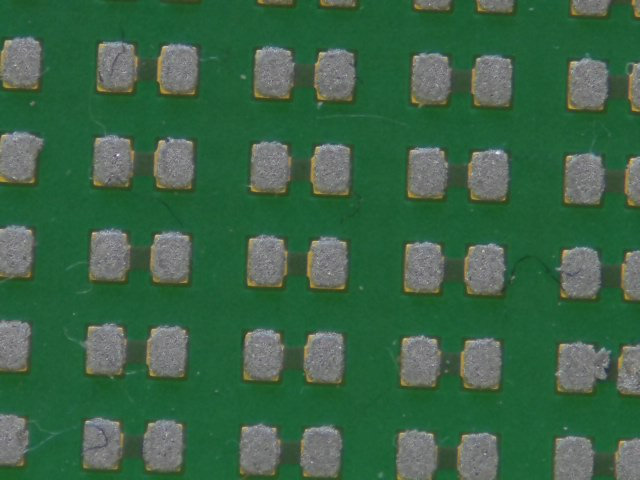
#> input picture opencv_frame_0.png, 640 x 480 px
$ python 'rectangle detection from image.py'
#> lines starting #> are read from the running program, lines starting #| are printed output that depends on the picture; after the words box and inside, x2 and y2 are one past the last pixel; in counts of white or black regions, pixels touching at a corner belong together
import cv2
import numpy as np

img = cv2.imread('opencv_frame_0.png')
#> img is the input picture: shape (480, 640, 3); mean B, G, R 69.8, 100.1, 57

gray_img = cv2.cvtColor(img, cv2.COLOR_BGR2GRAY)
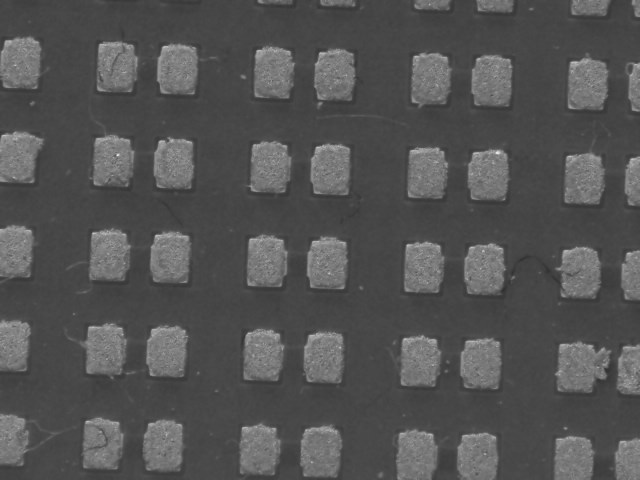
#> gray_img: shape (480, 640); min 45, max 235, mean 83.7
thresh_img = cv2.threshold(gray_img, 0, 255, cv2.THRESH_BINARY + cv2.THRESH_OTSU)[1]
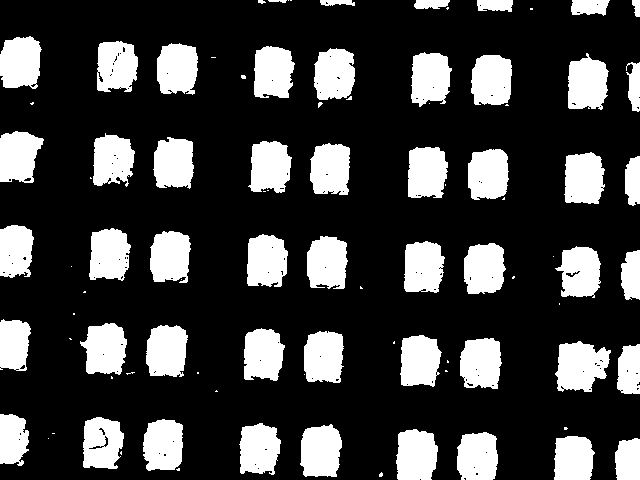
#> thresh_img: shape (480, 640); 24.6% white; 91 white regions (39 under 20 px)

cnts = cv2.findContours(thresh_img, cv2.RETR_EXTERNAL, cv2.CHAIN_APPROX_SIMPLE)
#> cnts = 91 contours, 41 with area under 20; largest, box (x1, y1, x2, y2) and area: (555, 341, 611, 392) 1970, (300, 424, 342, 477) 1760, (0, 36, 42, 89) 1758, (396, 429, 438, 480) 1751, (80, 323, 127, 375) 1746
cnts = cnts[0] if len(cnts) == 2 else cnts[1]
for cnt in cnts:
    approx = cv2.contourArea(cnt)
    print(approx)
#> this loop made 91 passes
#> approx on passes 1, 2, 4, 6, 8, 9, 10, 11, 12, 13, 14, 15: 9, 4, 888, 1511, 1654, 1751, 5, 1760, 1644.5, 1691.5, 1681, 1165
#> (cnt, approx) on passes 3, 5, 7, 16, 17, 18: ([[121, 451], [120, 452], [120, 453], [121, 454]], 2), ([[48, 438]], 0), ([[52, 433], [54, 433]], 0), ([[216, 390], [215, 391], [217, 391]], 1), ([[111, 376], [111, 378], [112, 378], [112, 377]], 1.5), ([[304, 374]], 0)
#| 9.0
#| 4.0
#| 2.0
#| 888.0
#| 0.0
#| 1511.0
#| 0.0
#| 1654.0
#> (further printed lines are left out)

cv2.imshow('image', img)
cv2.imshow('Binary',thresh_img)
cv2.waitKey()

$ run again, with opencv_frame_3.png copied over opencv_frame_0.png
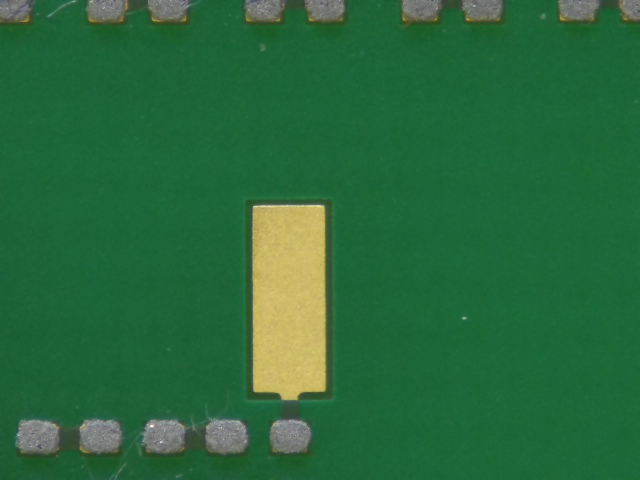
#> input picture opencv_frame_3.png, 640 x 480 px
#> img is the input picture: shape (480, 640, 3); mean B, G, R 60.4, 105.7, 40.8
#> `gray_img = cv2.cvtColor(img, cv2.COLOR_BGR2GRAY)`:
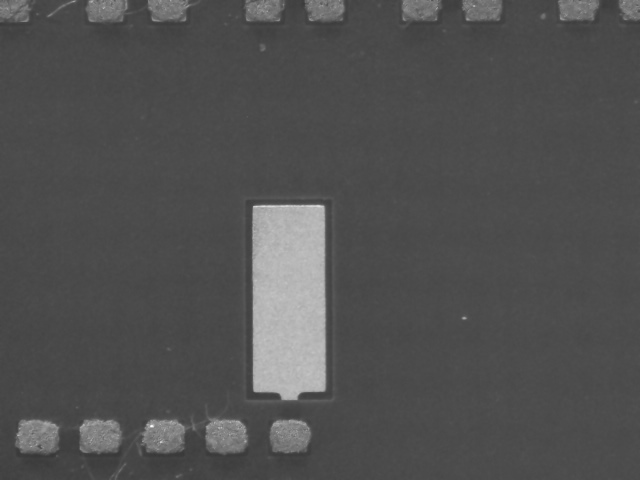
#> gray_img: shape (480, 640); min 53, max 251, mean 81.1
#> `thresh_img = cv2.threshold(gray_img, 0, 255, cv2.THRESH_BINARY + cv2.T..`:
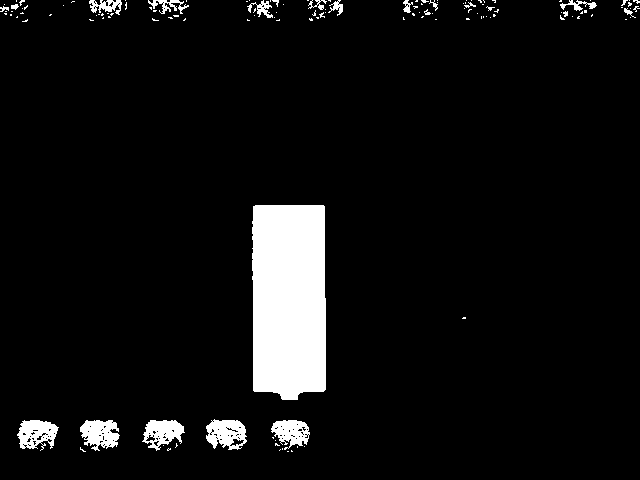
#> thresh_img: shape (480, 640); 6.4% white; 134 white regions (113 under 20 px)
#> cnts = 134 contours, 119 with area under 20; largest, box (x1, y1, x2, y2) and area: (252, 205, 326, 400) 13484, (206, 419, 247, 450) 896, (17, 420, 59, 451) 828, (80, 420, 120, 451) 790, (142, 420, 185, 451) 780
#> the loop `for cnt in cnts:` made 134 passes
#> (cnt, approx) on passes 1, 2, 3, 4, 7, 8, 9, 12: ([[287, 451], [288, 451]], 0), ([[291, 450], [291, 451], [292, 451]], 0.5), ([[280, 449], [279, 450]], 0), ([[282, 448], [282, 449]], 0), ([[304, 446]], 0), ([[297, 446], [297, 447]], 0), ([[163, 445]], 0), ([[275, 440]], 0)
#> (printed output is left out)
